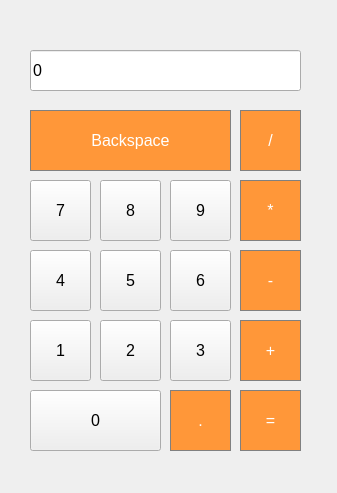
<?xml version="1.0" encoding="UTF-8"?>
<ui version="4.0">
 <class>MainWindow</class>
 <widget class="QMainWindow" name="MainWindow">
  <property name="geometry">
   <rect>
    <x>0</x>
    <y>0</y>
    <width>337</width>
    <height>493</height>
   </rect>
  </property>
  <property name="windowTitle">
   <string>MainWindow</string>
  </property>
  <widget class="QWidget" name="centralwidget">
   <widget class="QPushButton" name="pushButton_backspace">
    <property name="geometry">
     <rect>
      <x>30</x>
      <y>110</y>
      <width>201</width>
      <height>61</height>
     </rect>
    </property>
    <property name="font">
     <font>
      <pointsize>12</pointsize>
     </font>
    </property>
    <property name="styleSheet">
     <string notr="true">QPushButton {
  background-color: rgb(255, 151, 57);
  color: white; 
  border: 1px solid gray;
}

QPushButton:pressed {
    background-color: qlineargradient(x1: 0, y1: 0, x2: 0, y2: 1,
                                      stop: 0 #FF7832, stop: 1 #FF9739);
}</string>
    </property>
    <property name="text">
     <string>Backspace</string>
    </property>
   </widget>
   <widget class="QPushButton" name="pushButton_div">
    <property name="geometry">
     <rect>
      <x>240</x>
      <y>110</y>
      <width>61</width>
      <height>61</height>
     </rect>
    </property>
    <property name="font">
     <font>
      <pointsize>12</pointsize>
     </font>
    </property>
    <property name="styleSheet">
     <string notr="true">QPushButton {
  background-color: rgb(255, 151, 57);
  color: white; 
  border: 1px solid gray;
}

QPushButton:pressed {
    background-color: qlineargradient(x1: 0, y1: 0, x2: 0, y2: 1,
                                      stop: 0 #FF7832, stop: 1 #FF9739);
}</string>
    </property>
    <property name="text">
     <string>/</string>
    </property>
   </widget>
   <widget class="QPushButton" name="pushButton_7">
    <property name="geometry">
     <rect>
      <x>30</x>
      <y>180</y>
      <width>61</width>
      <height>61</height>
     </rect>
    </property>
    <property name="font">
     <font>
      <pointsize>12</pointsize>
     </font>
    </property>
    <property name="text">
     <string>7</string>
    </property>
   </widget>
   <widget class="QPushButton" name="pushButton_9">
    <property name="geometry">
     <rect>
      <x>170</x>
      <y>180</y>
      <width>61</width>
      <height>61</height>
     </rect>
    </property>
    <property name="font">
     <font>
      <pointsize>12</pointsize>
     </font>
    </property>
    <property name="text">
     <string>9</string>
    </property>
   </widget>
   <widget class="QPushButton" name="pushButton_mult">
    <property name="geometry">
     <rect>
      <x>240</x>
      <y>180</y>
      <width>61</width>
      <height>61</height>
     </rect>
    </property>
    <property name="font">
     <font>
      <pointsize>12</pointsize>
     </font>
    </property>
    <property name="styleSheet">
     <string notr="true">QPushButton {
  background-color: rgb(255, 151, 57);
  color: white; 
  border: 1px solid gray;
}

QPushButton:pressed {
    background-color: qlineargradient(x1: 0, y1: 0, x2: 0, y2: 1,
                                      stop: 0 #FF7832, stop: 1 #FF9739);
}</string>
    </property>
    <property name="text">
     <string>*</string>
    </property>
   </widget>
   <widget class="QPushButton" name="pushButton_8">
    <property name="geometry">
     <rect>
      <x>100</x>
      <y>180</y>
      <width>61</width>
      <height>61</height>
     </rect>
    </property>
    <property name="font">
     <font>
      <pointsize>12</pointsize>
     </font>
    </property>
    <property name="text">
     <string>8</string>
    </property>
   </widget>
   <widget class="QPushButton" name="pushButton_4">
    <property name="geometry">
     <rect>
      <x>30</x>
      <y>250</y>
      <width>61</width>
      <height>61</height>
     </rect>
    </property>
    <property name="font">
     <font>
      <pointsize>12</pointsize>
     </font>
    </property>
    <property name="text">
     <string>4</string>
    </property>
   </widget>
   <widget class="QPushButton" name="pushButton_6">
    <property name="geometry">
     <rect>
      <x>170</x>
      <y>250</y>
      <width>61</width>
      <height>61</height>
     </rect>
    </property>
    <property name="font">
     <font>
      <pointsize>12</pointsize>
     </font>
    </property>
    <property name="text">
     <string>6</string>
    </property>
   </widget>
   <widget class="QPushButton" name="pushButton_minus">
    <property name="geometry">
     <rect>
      <x>240</x>
      <y>250</y>
      <width>61</width>
      <height>61</height>
     </rect>
    </property>
    <property name="font">
     <font>
      <pointsize>12</pointsize>
     </font>
    </property>
    <property name="styleSheet">
     <string notr="true">QPushButton {
  background-color: rgb(255, 151, 57);
  color: white; 
  border: 1px solid gray;
}

QPushButton:pressed {
    background-color: qlineargradient(x1: 0, y1: 0, x2: 0, y2: 1,
                                      stop: 0 #FF7832, stop: 1 #FF9739);
}</string>
    </property>
    <property name="text">
     <string>-</string>
    </property>
   </widget>
   <widget class="QPushButton" name="pushButton_5">
    <property name="geometry">
     <rect>
      <x>100</x>
      <y>250</y>
      <width>61</width>
      <height>61</height>
     </rect>
    </property>
    <property name="font">
     <font>
      <pointsize>12</pointsize>
     </font>
    </property>
    <property name="text">
     <string>5</string>
    </property>
   </widget>
   <widget class="QPushButton" name="pushButton_1">
    <property name="geometry">
     <rect>
      <x>30</x>
      <y>320</y>
      <width>61</width>
      <height>61</height>
     </rect>
    </property>
    <property name="font">
     <font>
      <pointsize>12</pointsize>
     </font>
    </property>
    <property name="text">
     <string>1</string>
    </property>
   </widget>
   <widget class="QPushButton" name="pushButton_3">
    <property name="geometry">
     <rect>
      <x>170</x>
      <y>320</y>
      <width>61</width>
      <height>61</height>
     </rect>
    </property>
    <property name="font">
     <font>
      <pointsize>12</pointsize>
     </font>
    </property>
    <property name="text">
     <string>3</string>
    </property>
   </widget>
   <widget class="QPushButton" name="pushButton_plus">
    <property name="geometry">
     <rect>
      <x>240</x>
      <y>320</y>
      <width>61</width>
      <height>61</height>
     </rect>
    </property>
    <property name="font">
     <font>
      <pointsize>12</pointsize>
     </font>
    </property>
    <property name="styleSheet">
     <string notr="true">QPushButton {
  background-color: rgb(255, 151, 57);
  color: white; 
  border: 1px solid gray;
}

QPushButton:pressed {
    background-color: qlineargradient(x1: 0, y1: 0, x2: 0, y2: 1,
                                      stop: 0 #FF7832, stop: 1 #FF9739);
}</string>
    </property>
    <property name="text">
     <string>+</string>
    </property>
   </widget>
   <widget class="QPushButton" name="pushButton_2">
    <property name="geometry">
     <rect>
      <x>100</x>
      <y>320</y>
      <width>61</width>
      <height>61</height>
     </rect>
    </property>
    <property name="font">
     <font>
      <pointsize>12</pointsize>
     </font>
    </property>
    <property name="text">
     <string>2</string>
    </property>
   </widget>
   <widget class="QPushButton" name="pushButton_0">
    <property name="geometry">
     <rect>
      <x>30</x>
      <y>390</y>
      <width>131</width>
      <height>61</height>
     </rect>
    </property>
    <property name="font">
     <font>
      <pointsize>12</pointsize>
     </font>
    </property>
    <property name="text">
     <string>0</string>
    </property>
   </widget>
   <widget class="QPushButton" name="pushButton_calculate">
    <property name="geometry">
     <rect>
      <x>240</x>
      <y>390</y>
      <width>61</width>
      <height>61</height>
     </rect>
    </property>
    <property name="font">
     <font>
      <pointsize>12</pointsize>
     </font>
    </property>
    <property name="styleSheet">
     <string notr="true">QPushButton {
  background-color: rgb(255, 151, 57);
  color: white; 
  border: 1px solid gray;
}

QPushButton:pressed {
    background-color: qlineargradient(x1: 0, y1: 0, x2: 0, y2: 1,
                                      stop: 0 #FF7832, stop: 1 #FF9739);
}</string>
    </property>
    <property name="text">
     <string>=</string>
    </property>
   </widget>
   <widget class="QPushButton" name="pushButton_dot">
    <property name="geometry">
     <rect>
      <x>170</x>
      <y>390</y>
      <width>61</width>
      <height>61</height>
     </rect>
    </property>
    <property name="font">
     <font>
      <pointsize>12</pointsize>
     </font>
    </property>
    <property name="styleSheet">
     <string notr="true">QPushButton {
  background-color: rgb(255, 151, 57);
  color: white; 
  border: 1px solid gray;
}

QPushButton:pressed {
    background-color: qlineargradient(x1: 0, y1: 0, x2: 0, y2: 1,
                                      stop: 0 #FF7832, stop: 1 #FF9739);
}</string>
    </property>
    <property name="text">
     <string>.</string>
    </property>
   </widget>
   <widget class="QLineEdit" name="lineEditResult">
    <property name="geometry">
     <rect>
      <x>30</x>
      <y>50</y>
      <width>271</width>
      <height>41</height>
     </rect>
    </property>
    <property name="font">
     <font>
      <pointsize>12</pointsize>
     </font>
    </property>
    <property name="styleSheet">
     <string notr="true">QLabel {
  qproperty-alignment: 'AlignVCenter | AlignRight';
  border: 1px solid gray;
}

background-color : white;</string>
    </property>
    <property name="text">
     <string>0</string>
    </property>
   </widget>
  </widget>
 </widget>
 <resources/>
 <connections/>
</ui>
